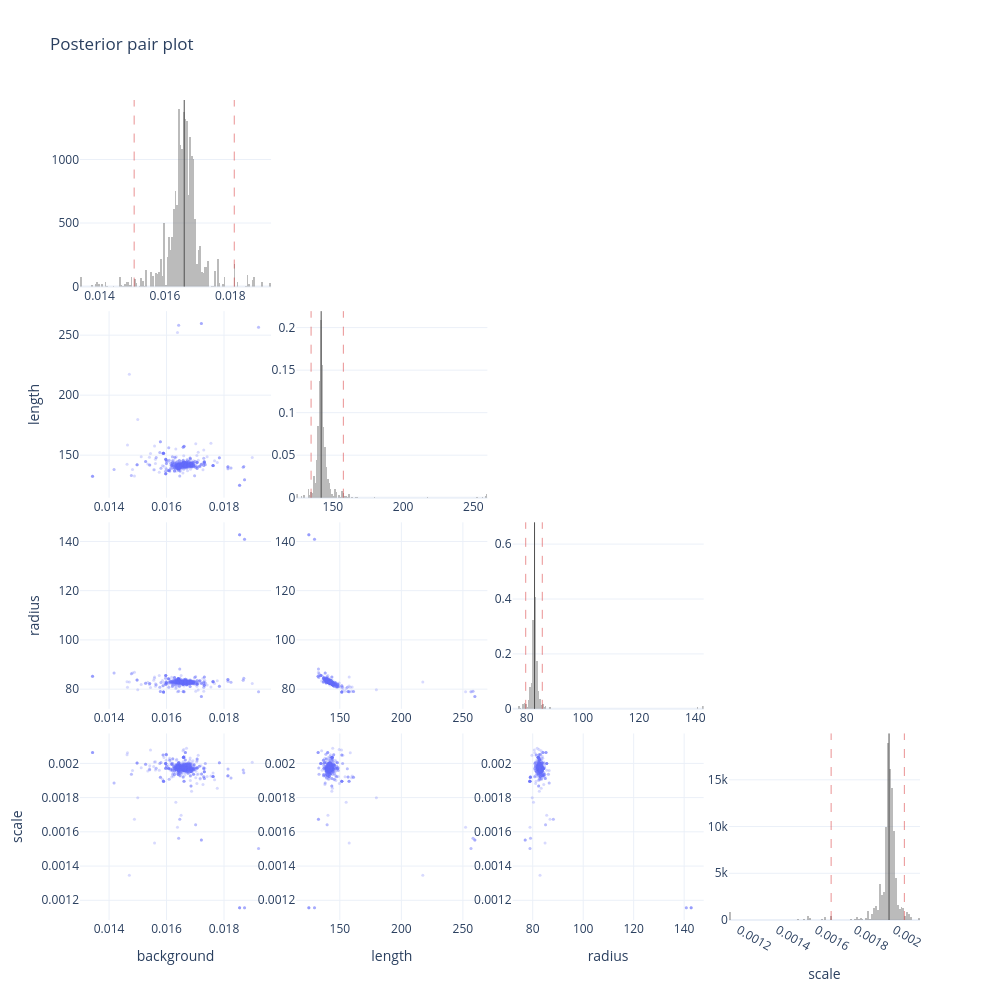

Notebook code cell kept with this figure:
### Code cell
print('\nGenerating posterior pair (corner) plot...')
fitteri.plot_posterior_pairs()

### Figure 1 — Plotly figure (JSON) as saved in the notebook; plotly's stock layout.template omitted (floating-point values rounded to 4 significant figures; data arrays with more than 128 entries replaced by an {"elided": "..."} marker saying what was removed)
{"data": [{"histnorm": "probability density", "marker": {"color": "rgba(120, 120, 120, 0.5)"}, "name": "Marginal density", "showlegend": false, "type": "histogram", "x": {"elided": "6080 float values"}, "xaxis": "x", "yaxis": "y"}, {"marker": {"color": "rgba(99, 110, 250, 0.25)", "size": 3}, "mode": "markers", "showlegend": false, "type": "scatter", "x": {"elided": "750 float values"}, "xaxis": "x5", "y": {"elided": "750 float values"}, "yaxis": "y5"}, {"colorscale": [[0, "rgb(247,251,255)"], [0.125, "rgb(222,235,247)"], [0.25, "rgb(198,219,239)"], [0.375, "rgb(158,202,225)"], [0.5, "rgb(107,174,214)"], [0.625, "rgb(66,146,198)"], [0.75, "rgb(33,113,181)"], [0.875, "rgb(8,81,156)"], [1, "rgb(8,48,107)"]], "contours": {"coloring": "lines"}, "line": {"width": 1}, "ncontours": 6, "showlegend": false, "showscale": false, "type": "histogram2dcontour", "x": {"elided": "6080 float values"}, "xaxis": "x5", "y": {"elided": "6080 float values"}, "yaxis": "y5"}, {"histnorm": "probability density", "marker": {"color": "rgba(120, 120, 120, 0.5)"}, "name": "Marginal density", "showlegend": false, "type": "histogram", "x": {"elided": "6080 float values"}, "xaxis": "x6", "yaxis": "y6"}, {"marker": {"color": "rgba(99, 110, 250, 0.25)", "size": 3}, "mode": "markers", "showlegend": false, "type": "scatter", "x": {"elided": "750 float values"}, "xaxis": "x9", "y": {"elided": "750 float values"}, "yaxis": "y9"}, {"colorscale": [[0, "rgb(247,251,255)"], [0.125, "rgb(222,235,247)"], [0.25, "rgb(198,219,239)"], [0.375, "rgb(158,202,225)"], [0.5, "rgb(107,174,214)"], [0.625, "rgb(66,146,198)"], [0.75, "rgb(33,113,181)"], [0.875, "rgb(8,81,156)"], [1, "rgb(8,48,107)"]], "contours": {"coloring": "lines"}, "line": {"width": 1}, "ncontours": 6, "showlegend": false, "showscale": false, "type": "histogram2dcontour", "x": {"elided": "6080 float values"}, "xaxis": "x9", "y": {"elided": "6080 float values"}, "yaxis": "y9"}, {"marker": {"color": "rgba(99, 110, 250, 0.25)", "size": 3}, "mode": "markers", "showlegend": false, "type": "scatter", "x": {"elided": "750 float values"}, "xaxis": "x10", "y": {"elided": "750 float values"}, "yaxis": "y10"}, {"colorscale": [[0, "rgb(247,251,255)"], [0.125, "rgb(222,235,247)"], [0.25, "rgb(198,219,239)"], [0.375, "rgb(158,202,225)"], [0.5, "rgb(107,174,214)"], [0.625, "rgb(66,146,198)"], [0.75, "rgb(33,113,181)"], [0.875, "rgb(8,81,156)"], [1, "rgb(8,48,107)"]], "contours": {"coloring": "lines"}, "line": {"width": 1}, "ncontours": 6, "showlegend": false, "showscale": false, "type": "histogram2dcontour", "x": {"elided": "6080 float values"}, "xaxis": "x10", "y": {"elided": "6080 float values"}, "yaxis": "y10"}, {"histnorm": "probability density", "marker": {"color": "rgba(120, 120, 120, 0.5)"}, "name": "Marginal density", "showlegend": false, "type": "histogram", "x": {"elided": "6080 float values"}, "xaxis": "x11", "yaxis": "y11"}, {"marker": {"color": "rgba(99, 110, 250, 0.25)", "size": 3}, "mode": "markers", "showlegend": false, "type": "scatter", "x": {"elided": "750 float values"}, "xaxis": "x13", "y": {"elided": "750 float values"}, "yaxis": "y13"}, {"colorscale": [[0, "rgb(247,251,255)"], [0.125, "rgb(222,235,247)"], [0.25, "rgb(198,219,239)"], [0.375, "rgb(158,202,225)"], [0.5, "rgb(107,174,214)"], [0.625, "rgb(66,146,198)"], [0.75, "rgb(33,113,181)"], [0.875, "rgb(8,81,156)"], [1, "rgb(8,48,107)"]], "contours": {"coloring": "lines"}, "line": {"width": 1}, "ncontours": 6, "showlegend": false, "showscale": false, "type": "histogram2dcontour", "x": {"elided": "6080 float values"}, "xaxis": "x13", "y": {"elided": "6080 float values"}, "yaxis": "y13"}, {"marker": {"color": "rgba(99, 110, 250, 0.25)", "size": 3}, "mode": "markers", "showlegend": false, "type": "scatter", "x": {"elided": "750 float values"}, "xaxis": "x14", "y": {"elided": "750 float values"}, "yaxis": "y14"}, {"colorscale": [[0, "rgb(247,251,255)"], [0.125, "rgb(222,235,247)"], [0.25, "rgb(198,219,239)"], [0.375, "rgb(158,202,225)"], [0.5, "rgb(107,174,214)"], [0.625, "rgb(66,146,198)"], [0.75, "rgb(33,113,181)"], [0.875, "rgb(8,81,156)"], [1, "rgb(8,48,107)"]], "contours": {"coloring": "lines"}, "line": {"width": 1}, "ncontours": 6, "showlegend": false, "showscale": false, "type": "histogram2dcontour", "x": {"elided": "6080 float values"}, "xaxis": "x14", "y": {"elided": "6080 float values"}, "yaxis": "y14"}, {"marker": {"color": "rgba(99, 110, 250, 0.25)", "size": 3}, "mode": "markers", "showlegend": false, "type": "scatter", "x": {"elided": "750 float values"}, "xaxis": "x15", "y": {"elided": "750 float values"}, "yaxis": "y15"}, {"colorscale": [[0, "rgb(247,251,255)"], [0.125, "rgb(222,235,247)"], [0.25, "rgb(198,219,239)"], [0.375, "rgb(158,202,225)"], [0.5, "rgb(107,174,214)"], [0.625, "rgb(66,146,198)"], [0.75, "rgb(33,113,181)"], [0.875, "rgb(8,81,156)"], [1, "rgb(8,48,107)"]], "contours": {"coloring": "lines"}, "line": {"width": 1}, "ncontours": 6, "showlegend": false, "showscale": false, "type": "histogram2dcontour", "x": {"elided": "6080 float values"}, "xaxis": "x15", "y": {"elided": "6080 float values"}, "yaxis": "y15"}, {"histnorm": "probability density", "marker": {"color": "rgba(120, 120, 120, 0.5)"}, "name": "Marginal density", "showlegend": false, "type": "histogram", "x": {"elided": "6080 float values"}, "xaxis": "x16", "yaxis": "y16"}], "layout": {"height": 1000, "shapes": [{"line": {"color": "rgb(80, 80, 80)", "width": 1}, "type": "line", "x0": 0.01659, "x1": 0.01659, "xref": "x", "y0": 0, "y1": 1, "yref": "y domain"}, {"line": {"color": "rgba(214, 39, 40, 0.5)", "dash": "dash", "width": 1}, "type": "line", "x0": 0.01506, "x1": 0.01506, "xref": "x", "y0": 0, "y1": 1, "yref": "y domain"}, {"line": {"color": "rgba(214, 39, 40, 0.5)", "dash": "dash", "width": 1}, "type": "line", "x0": 0.01812, "x1": 0.01812, "xref": "x", "y0": 0, "y1": 1, "yref": "y domain"}, {"line": {"color": "rgb(80, 80, 80)", "width": 1}, "type": "line", "x0": 141.7, "x1": 141.7, "xref": "x6", "y0": 0, "y1": 1, "yref": "y6 domain"}, {"line": {"color": "rgba(214, 39, 40, 0.5)", "dash": "dash", "width": 1}, "type": "line", "x0": 134.5, "x1": 134.5, "xref": "x6", "y0": 0, "y1": 1, "yref": "y6 domain"}, {"line": {"color": "rgba(214, 39, 40, 0.5)", "dash": "dash", "width": 1}, "type": "line", "x0": 157.5, "x1": 157.5, "xref": "x6", "y0": 0, "y1": 1, "yref": "y6 domain"}, {"line": {"color": "rgb(80, 80, 80)", "width": 1}, "type": "line", "x0": 82.81, "x1": 82.81, "xref": "x11", "y0": 0, "y1": 1, "yref": "y11 domain"}, {"line": {"color": "rgba(214, 39, 40, 0.5)", "dash": "dash", "width": 1}, "type": "line", "x0": 79.66, "x1": 79.66, "xref": "x11", "y0": 0, "y1": 1, "yref": "y11 domain"}, {"line": {"color": "rgba(214, 39, 40, 0.5)", "dash": "dash", "width": 1}, "type": "line", "x0": 85.57, "x1": 85.57, "xref": "x11", "y0": 0, "y1": 1, "yref": "y11 domain"}, {"line": {"color": "rgb(80, 80, 80)", "width": 1}, "type": "line", "x0": 0.001971, "x1": 0.001971, "xref": "x16", "y0": 0, "y1": 1, "yref": "y16 domain"}, {"line": {"color": "rgba(214, 39, 40, 0.5)", "dash": "dash", "width": 1}, "type": "line", "x0": 0.001674, "x1": 0.001674, "xref": "x16", "y0": 0, "y1": 1, "yref": "y16 domain"}, {"line": {"color": "rgba(214, 39, 40, 0.5)", "dash": "dash", "width": 1}, "type": "line", "x0": 0.00205, "x1": 0.00205, "xref": "x16", "y0": 0, "y1": 1, "yref": "y16 domain"}], "showlegend": false, "title": {"text": "Posterior pair plot"}, "width": 1000, "xaxis": {"anchor": "y", "domain": [0, 0.2275]}, "xaxis10": {"anchor": "y10", "domain": [0.2575, 0.485]}, "xaxis11": {"anchor": "y11", "domain": [0.515, 0.7425]}, "xaxis12": {"anchor": "y12", "domain": [0.7725, 1]}, "xaxis13": {"anchor": "y13", "domain": [0, 0.2275], "title": {"text": "background"}}, "xaxis14": {"anchor": "y14", "domain": [0.2575, 0.485], "title": {"text": "length"}}, "xaxis15": {"anchor": "y15", "domain": [0.515, 0.7425], "title": {"text": "radius"}}, "xaxis16": {"anchor": "y16", "domain": [0.7725, 1], "title": {"text": "scale"}}, "xaxis2": {"anchor": "y2", "domain": [0.2575, 0.485]}, "xaxis3": {"anchor": "y3", "domain": [0.515, 0.7425]}, "xaxis4": {"anchor": "y4", "domain": [0.7725, 1]}, "xaxis5": {"anchor": "y5", "domain": [0, 0.2275]}, "xaxis6": {"anchor": "y6", "domain": [0.2575, 0.485]}, "xaxis7": {"anchor": "y7", "domain": [0.515, 0.7425]}, "xaxis8": {"anchor": "y8", "domain": [0.7725, 1]}, "xaxis9": {"anchor": "y9", "domain": [0, 0.2275]}, "yaxis": {"anchor": "x", "domain": [0.7725, 1]}, "yaxis10": {"anchor": "x10", "domain": [0.2575, 0.485]}, "yaxis11": {"anchor": "x11", "domain": [0.2575, 0.485]}, "yaxis12": {"anchor": "x12", "domain": [0.2575, 0.485]}, "yaxis13": {"anchor": "x13", "domain": [0, 0.2275], "title": {"text": "scale"}}, "yaxis14": {"anchor": "x14", "domain": [0, 0.2275]}, "yaxis15": {"anchor": "x15", "domain": [0, 0.2275]}, "yaxis16": {"anchor": "x16", "domain": [0, 0.2275]}, "yaxis2": {"anchor": "x2", "domain": [0.7725, 1]}, "yaxis3": {"anchor": "x3", "domain": [0.7725, 1]}, "yaxis4": {"anchor": "x4", "domain": [0.7725, 1]}, "yaxis5": {"anchor": "x5", "domain": [0.515, 0.7425], "title": {"text": "length"}}, "yaxis6": {"anchor": "x6", "domain": [0.515, 0.7425]}, "yaxis7": {"anchor": "x7", "domain": [0.515, 0.7425]}, "yaxis8": {"anchor": "x8", "domain": [0.515, 0.7425]}, "yaxis9": {"anchor": "x9", "domain": [0.2575, 0.485], "title": {"text": "radius"}}}}
